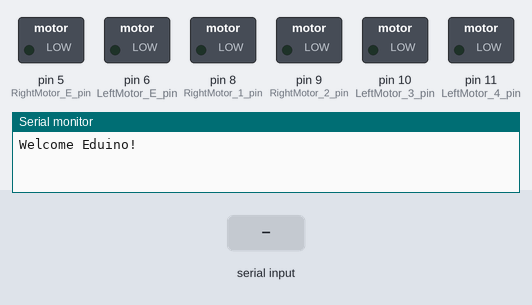
Simulated run of this sketch. Board: Arduino Uno, built with avr-gcc and run on an emulated ATmega328P. On the bench: switched loads named in the sketch (green lamp = pin HIGH), the last lines printed to the serial monitor. The test bench sets the inputs (shaded band).

Above: at 1.2 s.
1.3 s: "+" received over the second serial link
At 2.5 s:
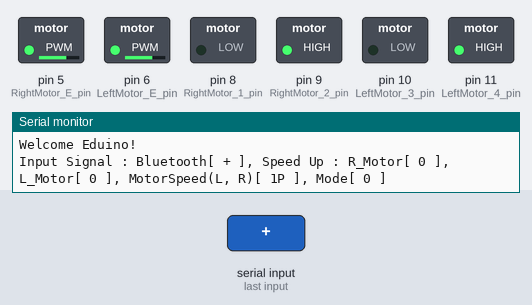
2.8 s: "g" received over the second serial link
At 3.7 s:
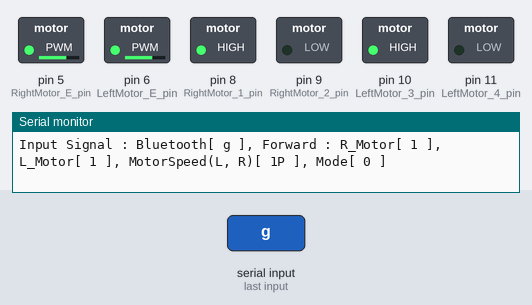
4.3 s: "r" received over the second serial link
At 4.9 s:
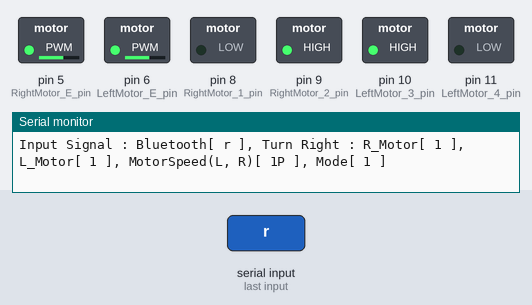
5.8 s: "l" received over the second serial link
At 7.0 s:
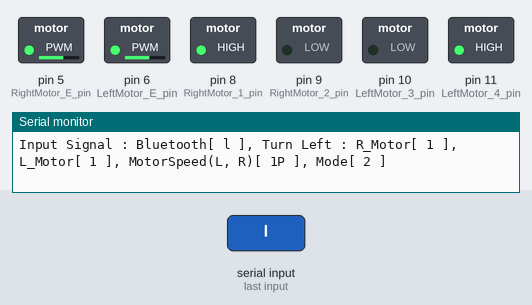
7.3 s: "s" received over the second serial link
At 8.2 s:
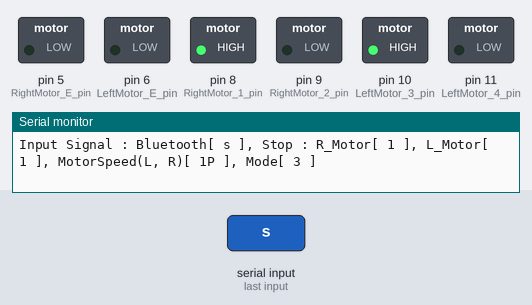
Timing chart, 0 to 9.8 s (numbered marks = the images above; inputs shaded):
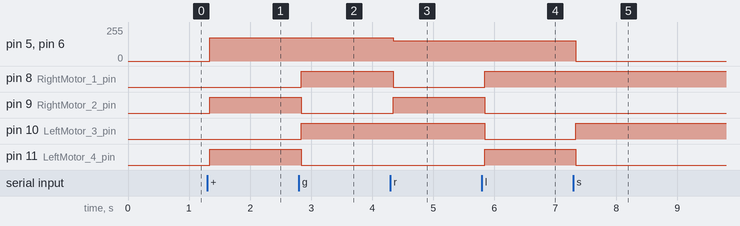

Measured:
- after the input at 1.3 s, pin 5 (RightMotor_E_pin), pin 6 (LeftMotor_E_pin): 0/255 → 173/255 at once; pin 9 (RightMotor_2_pin), pin 11 (LeftMotor_4_pin): LOW → HIGH at once
- after the input at 2.8 s, pin 8 (RightMotor_1_pin), pin 10 (LeftMotor_3_pin): LOW → HIGH at once; pin 9 (RightMotor_2_pin), pin 11 (LeftMotor_4_pin): HIGH → LOW at once
- after the input at 4.3 s, pin 5 (RightMotor_E_pin), pin 6 (LeftMotor_E_pin): 173/255 → 153/255 at once; pin 8 (RightMotor_1_pin): HIGH → LOW at once; pin 9 (RightMotor_2_pin): LOW → HIGH at once
- after the input at 5.8 s, pin 8 (RightMotor_1_pin), pin 11 (LeftMotor_4_pin): LOW → HIGH at once; pin 9 (RightMotor_2_pin), pin 10 (LeftMotor_3_pin): HIGH → LOW at once
- after the input at 7.3 s, pin 5 (RightMotor_E_pin), pin 6 (LeftMotor_E_pin): 153/255 → 0/255 at once; pin 10 (LeftMotor_3_pin): LOW → HIGH at once; pin 11 (LeftMotor_4_pin): HIGH → LOW at once

The sketch:

Homework5.ino
```cpp
//과제 5
//주제 : 블루투스 통신 모듈을 이용한 스마트폰으로 RC카 미로 탈출하기
//
//내용 : 제공한 블루투스 모듈을 이용하여 스마트폰 어플(블루투스 시리얼 컨트롤러 등)과 연동한 4휠 RC카 제어하기 관련이며,
//      제공한 블루투스 어플의 방향 제어 버튼으로 4휠 RC카를 제어하여 주어진 미로를 탈출하는 과제

#include <SoftwareSerial.h>                        //가상 시리얼 통신을 위한 라이브러리 선언

#define BT_RXD 3                                         // 아두이노의 4번핀을 RX(받는 핀)로 설정
#define BT_TXD 4                                     // 아두이노 3번핀을 TX(보내는 핀)로 설정

SoftwareSerial bluetooth(BT_RXD,BT_TXD);                       //블루투스 통신을 위한 설정

int RightMotor_E_pin = 5;                               // 오른쪽 모터의 Enable & PWM
int LeftMotor_E_pin = 6;                               // 왼쪽 모터의 Enable & PWM
int RightMotor_1_pin = 8;                              // 오른쪽 모터 제어선 IN1
int RightMotor_2_pin = 9;                                // 오른쪽 모터 제어선 IN2
int LeftMotor_3_pin = 10;                                // 왼쪽 모터 제어선 IN3
int LeftMotor_4_pin = 11;                                // 왼쪽 모터 제어선 IN4

//좌우 모터 속도 조절, 설정 가능 최대 속도 : 255
int L_MotorSpeed = 185; // 왼쪽 모터 속도
int R_MotorSpeed = 160; // 오른쪽 모터 속도

int motor_s = 153;

int R_Motor = 0;
int L_Motor = 0;
int mode = 0;

void setup() {
  pinMode(RightMotor_E_pin, OUTPUT);                                  // 출력모드로 설정
  pinMode(RightMotor_1_pin, OUTPUT);
  pinMode(RightMotor_2_pin, OUTPUT);
  pinMode(LeftMotor_3_pin, OUTPUT);
  pinMode(LeftMotor_4_pin, OUTPUT);
  pinMode(LeftMotor_E_pin, OUTPUT);

  Serial.begin(9600);                          //PC와 아두이노간 시리얼 통신 속도를 9600bps로 설정
  bluetooth.begin(9600);                               //블루투스와 아두이노간 시리얼 통신 속도를 9600bps로 설정

  Serial.println("Welcome Eduino!");
}

void loop() {
  if(bluetooth.available()){
    char Blue_Val = bluetooth.read();

    Serial.print("Input Signal : ");
    Serial.print("Bluetooth[ ");
    Serial.print(Blue_Val);
    Serial.print(" ], ");

    control_SmartCar(Blue_Val);

    if(mode == 0){
      motor_role(R_Motor, L_Motor, motor_s);
    }
    else if(mode == 1){
      Right_role(R_Motor, L_Motor, motor_s);
    }
    else if(mode == 2){
      Left_role(R_Motor, L_Motor, motor_s);
    }
    else {
      motor_role(R_Motor, L_Motor, 0);
    }
  }
}

void control_SmartCar(char Blue_val){
  if( Blue_val == '+'){
    motor_s = motor_s + 20;
    motor_s = min(motor_s, 255);
    Serial.print("Speed Up : ");
  }
  else if( Blue_val == '-'){
    motor_s = motor_s - 20;
    motor_s = max(motor_s, 50);
    Serial.print("Speed Down : ");
  }

  else if( Blue_val == 'g' ){                             // "g" 버튼, 명령 : 전진
    R_Motor = HIGH; L_Motor = HIGH; mode = 0;
    Serial.print("Forward : ");
  }

  else if( Blue_val == 'r' ){                         // "r" 버튼, 명령 : 우회전
    mode = 1;
    Serial.print("Turn Right : ");
  }

  else if( Blue_val == 'l' ){                       // "l" 버튼, 명령 : 좌회전
    mode = 2;
    Serial.print("Turn Left : ");
  }

  else if( Blue_val == 'b' ){                             // "b" 버튼, 명령 : 후진
    R_Motor = LOW; L_Motor = LOW; mode = 0;
    Serial.print("Backward : ");
  }

  else if( Blue_val == 's' ){                             // "s" 버튼, 명령 : 정지
    mode = 3;
    Serial.print("Stop : ");
  }

  else{
    //Serial.print("Not Defined : ");                                          // 지정하지 않은 주소입력.
  }

  Serial.print("R_Motor[ ");Serial.print(R_Motor);Serial.print(" ], ");
  Serial.print("L_Motor[ ");Serial.print(L_Motor);Serial.print(" ], ");
  Serial.print("MotorSpeed(L, R)[ ");Serial.print(L_MotorSpeed, R_MotorSpeed);Serial.print(" ], ");
  Serial.print("Mode[ ");Serial.print(mode);Serial.println(" ]");

}

void motor_role(int R_motor, int L_motor, int Speed){
   digitalWrite(RightMotor_1_pin, R_motor);
   digitalWrite(RightMotor_2_pin, !R_motor);
   digitalWrite(LeftMotor_3_pin, L_motor);
   digitalWrite(LeftMotor_4_pin, !L_motor);

   analogWrite(RightMotor_E_pin, Speed);                                           // 우측 모터 속도값
   analogWrite(LeftMotor_E_pin, Speed);                                         // 좌측 모터 속도값
}

void Right_role(int R_motor, int L_motor, int Speed){
   digitalWrite(RightMotor_1_pin, !R_motor);
   digitalWrite(RightMotor_2_pin, R_motor);
   digitalWrite(LeftMotor_3_pin, L_motor);
   digitalWrite(LeftMotor_4_pin, !L_motor);

   analogWrite(RightMotor_E_pin, 153);                                            // 우측 모터 속도값
   analogWrite(LeftMotor_E_pin,  153);                                            // 좌측 모터 속도값
}

void Left_role(int R_motor, int L_motor, int Speed){
   digitalWrite(RightMotor_1_pin, R_motor);
   digitalWrite(RightMotor_2_pin, !R_motor);
   digitalWrite(LeftMotor_3_pin, !L_motor);
   digitalWrite(LeftMotor_4_pin, L_motor);

   analogWrite(RightMotor_E_pin, 153);                                            // 우측 모터 속도값
   analogWrite(LeftMotor_E_pin,  153);                              // 좌측 모터 속도값
}
```
